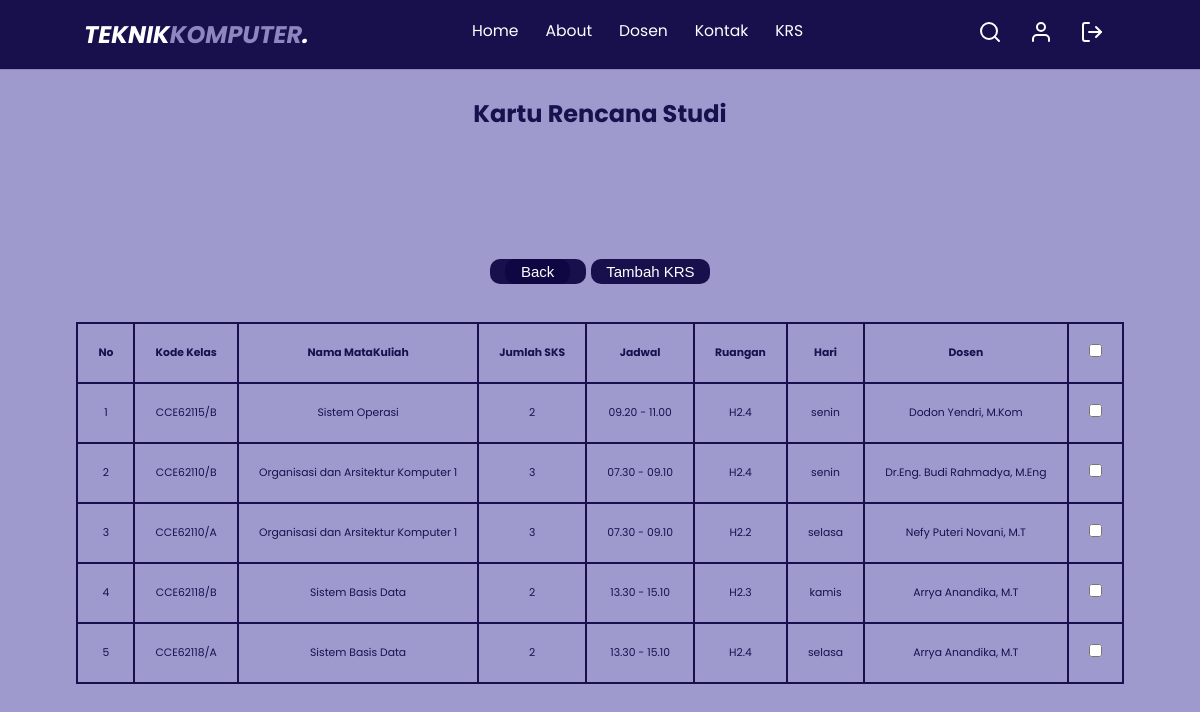
The app's page /mahasiswa/tambah-krs.php?nim=2111512006 (signed in) with its own data.
### tables this page shows
CREATE TABLE `mhs` (
  `nim` char(10) NOT NULL,
  `nama` varchar(40) DEFAULT NULL,
  `kelamin` char(1) DEFAULT NULL,
  `password` varchar(255) NOT NULL,
  `user_type` char(5) NOT NULL,
  `id_sms` char(2) NOT NULL,
  `nip` char(18) DEFAULT NULL,
  `nilai_semester_sebelumnya` varchar(4) NOT NULL,
  `gambar` mediumblob NOT NULL
);

CREATE TABLE `dosenkelas` (
  `id_dosenkelas` int(11) NOT NULL,
  `nip` char(18) NOT NULL,
  `kode_kelas` varchar(25) NOT NULL
);

CREATE TABLE `mata_kuliah` (
  `kode_matkul` char(8) NOT NULL,
  `nama_matkul` varchar(255) DEFAULT NULL,
  `sks` char(1) DEFAULT NULL
);

CREATE TABLE `kelas` (
  `kode_kelas` varchar(25) NOT NULL,
  `kode_matkul` char(8) NOT NULL,
  `jadwal` varchar(15) DEFAULT NULL,
  `ruangan` varchar(5) DEFAULT NULL,
  `hari` varchar(7) DEFAULT NULL
);

CREATE TABLE `dosen` (
  `nip` char(18) NOT NULL,
  `nama` varchar(35) DEFAULT NULL,
  `kelamin` char(1) DEFAULT NULL
);

### mahasiswa/tambah-krs.php (the view, shortened to what this page needs)
<?php
include "../functions.php";
$nim = $_GET["nim"];
?>
<!DOCTYPE html>
<html lang="en">
<head>
    <link rel='stylesheet' href='https://cdn.jsdelivr.net/npm/remixicon@3.3.0/fonts/remixicon.css'>
    <link rel='stylesheet' href='https://unpkg.com/css-pro-layout@1.1.0/dist/css/css-pro-layout.css'>
    <link rel="stylesheet" href="../css/style.css">
</head>
<body>
    <nav class="navbar">
        <a href="#" class="navbar-logo">TEKNIK<span>KOMPUTER</span>.</a>
        <div class="navbar-nav">
            <a href="index.php?nim=<?= $nim ?>#">Home</a>
            <a href="index.php?nim=<?= $nim ?>#about">About</a>
            <a href="index.php?nim=<?= $nim ?>#staff">Dosen</a>
            <a href="index.php?nim=<?= $nim ?>#contact">Kontak</a>
            <a href="krs.php?nim=<?= $nim ?>">KRS</a>
        </div>
        <div class="navbar-extra">
            <a href="#" id="search"><i data-feather="search"></i></a>
            <a href="profile.php?nim=<?= $nim ?>" id="shopping-cart"><i data-feather="user"></i></a>
            <a href="../logout.php" id="shopping-cart"><i data-feather="log-out"></i></a>
        </div>
    </nav>
    <div class="layout">
        <main class="content">
            <div class="container2">
                <div>
                    <h1>Kartu Rencana Studi</h1>
                </div>
            </div>
            <div class="container2">
                <table class="table" cellpadding="5" cellspacing="0">
                    <thead>
                        <tr>
                            <th>No</th>
                            <th>Kode Kelas</th>
                            <th>Nama MataKuliah</th>
                            <th>Jumlah SKS</th>
                            <th>Jadwal</th>
                            <th>Ruangan</th>
                            <th>Hari</th>
                            <th>Dosen</th>
                            <th><input type="checkbox" onchange="selectAll(this)"></th>
                        </tr>
                    </thead>
                    <tbody>
                        <form action="" method="post" onsubmit="return konfirmasi()">
                            <?php
                                    $i = 1;
                                    $sqlSelect = "SELECT DISTINCT * FROM mhs, mata_kuliah, kelas, dosenkelas, dosen, semester WHERE mhs.nim = $nim AND dosen.nip = dosenkelas.nip AND kelas.kode_matkul = mata_kuliah.kode_matkul AND kelas.kode_kelas = dosenkelas.kode_kelas AND semester.id_sms = mhs.id_sms";
                                    $result = mysqli_query($conn,$sqlSelect);
                                    while($data = mysqli_fetch_array($result)){
                                ?>
                            <tr>
                                <td><?= $i; ?></td>
                                <td><?= $data["kode_kelas"]; ?></td>
                                <td><?= $data["nama_matkul"]; ?></td>
                                <td><?= $data["sks"]; ?></td>
                                <td><?= $data["jadwal"]; ?></td>
                                <td><?= $data["ruangan"]; ?></td>
                                <td><?= $data["hari"]; ?></td>
                                <td><?= $data["nama"]; ?></td>
                                <td><input type="checkbox" class="siswa" name="id_dosenkelas[]"
                                        value="<?= $data['id_dosenkelas'];?>"></td>
                            </tr>
                            <?php $i++; ?>
                            <?php } ?>
                    </tbody>
                    <div>
                        <h1>
                            <button><a href="krs.php?nim=<?= $nim ?>">Back</a></button>
                            <button href="hapus-krs.php?nim=<?= $nim ?>" name="tambah" class="">
                                Tambah KRS</button>
                        </h1>
                    </div>
                </table>
            </div>
        </main>
    </div>
    <br />
</body>
</html>

### css/style.css (style rules this page uses)
:root { --primary: #0d0744ee; --sec: #9791caea; --bg: #010101; }
* { margin: 0; padding: 0; box-sizing: border-box; outline: none; border: none; text-decoration: none; }
html { scroll-behavior: smooth; }
body { font-family: "Poppins", sans-serif; background-color: var(--bg); color: #fff; }
.navbar { display: flex; justify-content: space-between; align-items: center; padding: 1.4rem 7%; background-color: var(--primary); border-bottom: 1px solid var(--sec); position: fixed; top: 0; left: 0; right: 0; z-index: 9999; }
.navbar .navbar-logo { font-size: 2rem; font-weight: 700; color: #fff; font-style: italic; }
.navbar .navbar-logo span { color: var(--sec); }
.navbar .navbar-nav a { color: #fff; display: inline-block; font-size: 1.3rem; margin: 0 1rem; }
.navbar .navbar-nav a::after { content: ""; display: block; padding-bottom: 0.5rem; border-bottom: 0.1rem solid var(--sec); transform: scaleX(0); transition: 0.2s linear; }
.navbar .navbar-extra a { color: #fff; margin: 0 0.5rem; padding: 0.5rem; }
table td, table th { vertical-align: middle; text-align: right; padding: 20px !important; }
@media (max-width: 1366px) { html { font-size: 75%; } }

### mahasiswa/tambah-krs.php (style rules this page uses)
body { margin: 0; height: 100vh; font-family: "Poppins", sans-serif; background-color: var(--sec); font-size: 0.9rem; }
.container2 { margin-left: auto; margin-right: auto; padding-top: 7rem; }
.container2 h1 { margin-bottom: 3rem; }
.container2 a, .container2 button { background-color: var(--primary); border-radius: 10px; padding-left: 1.3rem; padding-right: 1.3rem; padding-top: 0.3rem; padding-bottom: 0.3rem; font-size: 15px; }
.layout .content { padding: 12px 50px; display: flex; flex-direction: column; }
.container2 h1 { text-align: center; font-size: 2rem; color: var(--primary); }
.container2 a, .container2 button { color: #fff; }
table td, table th { vertical-align: middle; text-align: center; padding: 20px !important; border: 1px solid var(--primary); }
table { border: 1px solid var(--primary); }
td, th { color: var(--primary); }

### records on screen
mhs: dosenkelas.kode_kelas "CCE62115/B", mata_kuliah.nama_matkul "Sistem Operasi", mata_kuliah.sks "2", kelas.jadwal "09.20 - 11.00", kelas.ruangan "H2.4", kelas.hari "senin", dosen.nama "Dodon Yendri, M.Kom", dosenkelas.kode_kelas "CCE62110/B", mata_kuliah.nama_matkul "Organisasi dan Arsitektur Komputer 1", mata_kuliah.sks "3", kelas.jadwal "07.30 - 09.10", dosen.nama "Dr.Eng. Budi Rahmadya, M.Eng", dosenkelas.kode_kelas "CCE62110/A", kelas.ruangan "H2.2", kelas.hari "selasa", dosen.nama "Nefy Puteri Novani, M.T", dosenkelas.kode_kelas "CCE62118/B", mata_kuliah.nama_matkul "Sistem Basis Data", kelas.jadwal "13.30 - 15.10", kelas.ruangan "H2.3", kelas.hari "kamis", dosen.nama "Arrya Anandika, M.T", dosenkelas.kode_kelas "CCE62118/A"
